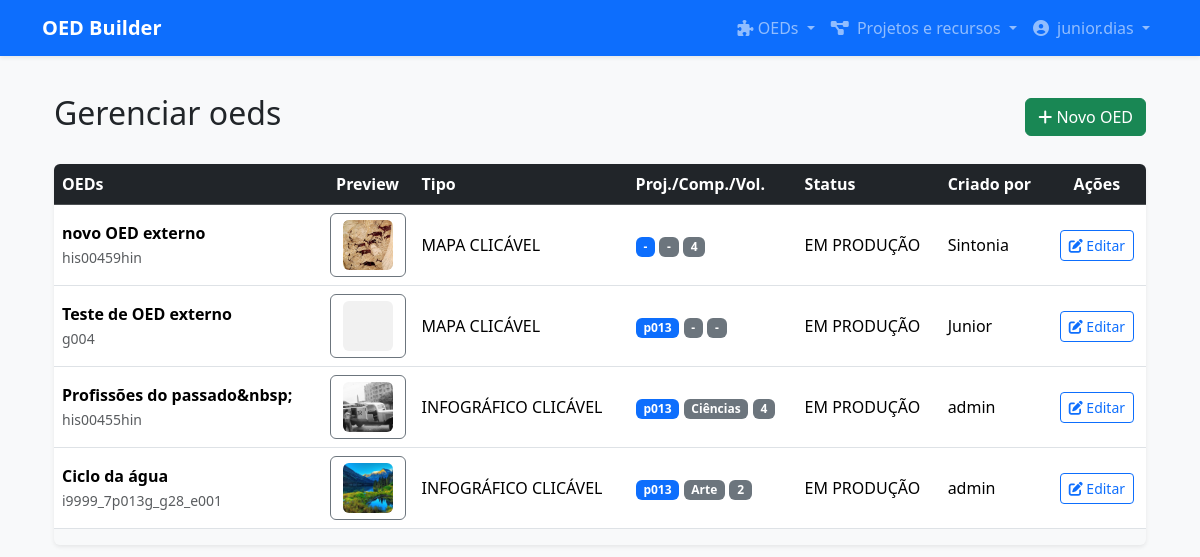
Screenshot of /oeds/listar/ (signed in) with the database file from the repository.
### usuarios/models.py (models this page shows)
class Usuario(AbstractUser):
    email = models.EmailField('E-mail', unique=True) # Torna o e-mail obrigatório e único
    aprovado = models.BooleanField('Aprovado pelo Coordenador', default=False)
    def __str__(self):
        return self.get_full_name() or self.username

### oeds/models.py (models this page shows, shortened)
class Oed(AuditoriaBase):
    retranca = models.CharField(verbose_name='Retranca', max_length=50, unique=True, help_text='Campo obrigatório. A retranca pode ser alterada posteriormente, se necessário.')
    status = models.ForeignKey(
        StatusOed,
        on_delete=models.SET_NULL,
        blank=True,
        null=True,
        verbose_name='Status do OED',
        related_name='%(class)s_oeds'
    )
    titulo = CKEditor5Field("Título do OED", config_name='default')
    tipo = models.ForeignKey(
        TipoOed,
        on_delete=models.SET_NULL,
        blank=True,
        null=True,
        verbose_name="Tipo do OED",
        related_name="%(class)s_oeds"
    )
    projeto = models.ForeignKey(
        Projeto,
        on_delete=models.SET_NULL,
        blank=True,
        null=True,
        verbose_name="Projeto",
        related_name="%(class)s_oeds"
    )
    componente = models.ForeignKey(
        Componente,
        on_delete=models.SET_NULL,
        blank=True,
        null=True,
        verbose_name="Componente",
        related_name="%(class)s_oeds"
    )
    volume = models.PositiveIntegerField("Volume", blank=True, null=True)
    capitulo = models.CharField("Capítulo", max_length=100, blank=True, null=True)
    pagina = models.PositiveIntegerField("Página", blank=True, null=True)
    local_insercao = models.CharField("Local de inserção", max_length=255, blank=True, null=True)
    introducao = CKEditor5Field("Texto de introdução", config_name='default', blank=True, null=True)
    conclusao = CKEditor5Field("Texto de conclusão", config_name='default', blank=True, null=True)
    palavras_chave = models.CharField("Palavras-chave", blank=True, null=True, help_text='Separe por vírgulas: palavra1, palavra2')
    fonte_de_pesquisa = CKEditor5Field("Fonte de pesquisa", config_name='default', blank=True, null=True)
    retranca_da_imagem_principal = models.CharField(
        verbose_name='Retranca da imagem',
        max_length=255,
        blank=True,
        null=True,
        help_text='Esse campo será atualizado ao carregar a imagem e salvar o OED.'
    )
    imagem_principal = models.ImageField(
        verbose_name="Imagem principal",
        upload_to=renomear_imagem_oed, # Usa a função de renomeação
        validators=[FileExtensionValidator(allowed_extensions=['png', 'jpg', 'jpeg'])],
        help_text="Formatos aceitos: PNG, JPG ou JPEG. Ao carregar nova imagem, o campo 'Retranca da imagem' será atualizado.",
        blank=True,
        null=True,
    )
    legenda_da_imagem_principal = CKEditor5Field("Legenda da imagem principal", config_name='default', blank=True, null=True)
    alt_text_da_imagem_principal = models.TextField('Descrição para acessibilidade da imagem principal', max_length=2000, help_text='Máximo 2.000 caracteres.', blank=True, null=True)
    credito_da_imagem_principal = models.ForeignKey(
        Credito,
        on_delete=models.SET_NULL,
        blank=True,
        null=True,
        verbose_name='Crédito da imagem principal',
        related_name='%(class)s_oeds'
    )
    quantidade_pontos_prevista = models.PositiveIntegerField(
        "Quantidade de pontos clicáveis",
        default=3,
        help_text="Informe quantos pontos clicáveis este OED deve ter."
    )
    orientacoes_para_producao = CKEditor5Field("Orientações para a produção", config_name='default', blank=True, null=True)

### projetos/models.py (models this page shows)
class TipoOed(AuditoriaBase):
    nome = CKEditor5Field("Tipo", config_name='default')
    instrucao = CKEditor5Field("Instruções", config_name='default')
    botao_fechar = models.CharField('Botão fechar', max_length=100)
    credito_imagem_prefixo = CKEditor5Field("Prefixo do crédito da imagem", config_name='default')
    class Meta:
        verbose_name = 'Tipo do OED'
        verbose_name_plural = 'Tipos de OED'
        ordering = ['nome']
    def __str__(self):
        return self.nome

class StatusOed(AuditoriaBase):
    nome = models.CharField('Status do OED', max_length=100, unique=True)
    class Meta:
        verbose_name = 'Status do OED'
        verbose_name_plural = 'Status dos OEDs'
        ordering = ['nome']
    def __str__(self):
        return self.nome

class Projeto(AuditoriaBase):
    nome = models.CharField('Projeto', max_length=100, unique=True)
    editora = models.CharField('Editora', max_length=100)
    ciclo = models.CharField('Ciclo', max_length=100)
    class Meta:
        verbose_name = 'Projeto'
        verbose_name_plural = 'Projetos'
        ordering = ['nome']
    def __str__(self):
        return self.nome

class Componente(AuditoriaBase):
    nome = models.CharField('Componente', max_length=100, unique=True)
    class Meta:
        verbose_name = 'Componente'
        verbose_name_plural = 'Componentes'
        ordering = ['nome']
    def __str__(self):
        return self.nome

### oeds/views.py (the view)
# urls.py: path('listar/', views.OedListView.as_view(), name='listar_oeds'),
class OedListView(LoginRequiredMixin, VerboseNameMixin, ListView):
    model = Oed
    template_name = 'oeds/lista_oeds.html' # Template específico para listar OEDs
    context_object_name = 'oeds'
    ordering = ['-id']
    def get_queryset(self):
        queryset = super().get_queryset()
        if self.request.user.groups.filter(name="Comum externo").exists():
            return queryset.filter(criado_por=self.request.user)
        return queryset
    def get_create_url(self):
        return reverse_lazy('novo_oed')
    def get_update_url_name(self):
        return "editar_oed"

### oeds/views.py (called while the page is built)
    def get_context_data(self, **kwargs):
        context = super().get_context_data(**kwargs)
        context['verbose_name'] = self.model._meta.verbose_name
        context['verbose_name_plural'] = self.model._meta.verbose_name_plural
        context['titulo'] = self.model._meta.verbose_name
        return context

### oeds/templates/oeds/lista_oeds.html
{% extends "base.html" %}
{% block content %}
<div class="container mt-4">
    <div class="d-flex justify-content-between align-items-center mb-4">
        <h2>Gerenciar {{ verbose_name_plural }}</h2>
        <a href="{{ view.get_create_url }}" class="btn btn-success">
            <i class="fas fa-plus"></i> Novo OED
        </a>
    </div>
    <div class="table-responsive shadow-sm rounded">
        <table class="table table-hover align-middle bg-white">
            <thead class="table-dark">
                <tr>
                    <th>OEDs</th>
                    <th class="text-center" style="width:70px;">Preview</th>
                    <th>Tipo</th>
                    <th title="Projeto / Componente / Volume">Proj./Comp./Vol.</th>
                    <th>Status</th>
                    <th>Criado por</th>
                    <th class="text-center">Ações</th>
                </tr>
            </thead>
            <tbody>
                {% for oed in object_list %}
                <tr>
                    <td title="Título e retranca">
                        <strong>{{ oed.titulo|striptags }}</strong><br>
                        <small class="text-muted">{{ oed.retranca }}</small>
                    </td>
                    <td class="text-center" title="Visualizar OED">
                        <a href="{% url 'oeds_preview:oed_preview' pk=oed.pk %}" target="_blank" class="btn btn-outline-secondary">
                            {% if oed.imagem_principal %}
                            <img src="{{ oed.imagem_principal.url }}" alt="Preview"
                                style="width:50px; height:50px; object-fit:cover; border-radius:6px;">
                            {% else %}
                            <div style="width:50px; height:50px; background:#f1f1f1; border-radius:6px;"></div>
                            {% endif %}
                        </a>
                    </td>
                    <td title="Tipo do OED">{{ oed.tipo|striptags }}</td>
                    <td title="Projeto / Componente / Volume">
                        <span class="badge bg-primary">{{ oed.projeto|default:"-" }}</span>
                        <span class="badge bg-secondary">{{ oed.componente|default:"-" }}</span>
                        <span class="badge bg-secondary">{{ oed.volume|default:"-" }}</span>
                    </td>
                    <td title="Status">{{ oed.status }}</td>
                    <td title="Criado por">{{ oed.criado_por }}</td>
                    <td class="text-center">
                        <a href="{% url view.get_update_url_name pk=oed.pk %}" class="btn btn-sm btn-outline-primary" title="Editar o OED">
                            <i class="fas fa-edit"></i> Editar
                        </a>
                    </td>
                </tr>
                {% empty %}
                <tr>
                    <td colspan="4" class="text-center text-muted">Nenhum OED encontrado.</td>
                </tr>
                {% endfor %}
            </tbody>
        </table>
    </div>
</div>
{% endblock %}

### core/templates/base.html (shortened to what this page needs)
{% load django_bootstrap5 %}
{% load static %}
<!DOCTYPE html>
<html lang="pt-br">
<head>
    {% bootstrap_css %}
    <link rel="stylesheet" href="{% static 'css/style.css' %}">
    <link rel="stylesheet" href="https://cdnjs.cloudflare.com/ajax/libs/font-awesome/6.5.1/css/all.min.css">
</head>
<body class="bg-light">
    <nav class="navbar navbar-expand-lg navbar-dark bg-primary fixed-top shadow-sm">
        <div class="container">
            <a class="navbar-brand fw-bold" href="{% url 'home' %}">OED Builder</a>
            <div class="collapse navbar-collapse" id="navbarNav">
                <ul class="navbar-nav ms-auto">
                    {% if request.user.is_authenticated %}
                    <li class="nav-item dropdown">
                        <a class="nav-link dropdown-toggle" href="#" id="navbarDropdownOeds" role="button"
                            data-bs-toggle="dropdown" aria-expanded="false">
                            <i class="fa fa-puzzle-piece" aria-hidden="true"></i> OEDs
                        </a>
                    </li>
                    <li class="nav-item dropdown">
                        <a class="nav-link dropdown-toggle" href="#" id="navbarDropdownProjetos" role="button"
                            data-bs-toggle="dropdown" aria-expanded="false">
                            <i class="fas fa-diagram-project me-1"></i> Projetos e recursos
                        </a>
                    </li>
                    <li class="nav-item dropdown">
                        <a class="nav-link dropdown-toggle" href="#" id="userDropdown" role="button"
                            data-bs-toggle="dropdown" aria-expanded="false">
                            <i class="fas fa-user-circle me-1"></i> {{ request.user.username }}
                        </a>
                    </li>
                    {% endif %}
                </ul>
            </div>
        </div>
    </nav>
    <main class="container">
        {% block content %}
        {% endblock %}
    </main>
</body>
</html>

### core/templates/base.html (style rules this page uses)
body { padding-top: 70px; }

### rows the page displays
Usuario: user.username "junior.dias"
Oed: titulo "novo OED externo", retranca "his00459hin", imagem_principal (picture), tipo "MAPA CLICÁVEL", projeto "-", componente "-", volume "4", status "EM PRODUÇÃO", criado_por "Sintonia"
Oed: titulo "Teste de OED externo", retranca "g004", tipo "MAPA CLICÁVEL", projeto "p013", componente "-", volume "-", status "EM PRODUÇÃO", criado_por "Junior"
Oed: titulo "Profissões do passado&nbsp;", retranca "his00455hin", imagem_principal (picture), tipo "INFOGRÁFICO CLICÁVEL", projeto "p013", componente "Ciências", volume "4", status "EM PRODUÇÃO", criado_por "admin"
Oed: titulo "Ciclo da água", retranca "i9999_7p013g_g28_e001", imagem_principal (picture), tipo "INFOGRÁFICO CLICÁVEL", projeto "p013", componente "Arte", volume "2", status "EM PRODUÇÃO", criado_por "admin"

### other values shown
{{ verbose_name_plural }} "oeds"
